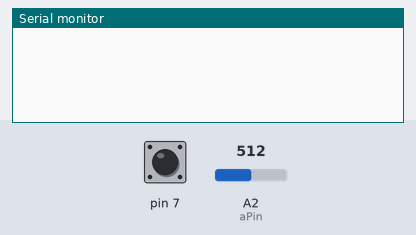
A sketch run on a simulated Arduino Uno, built with avr-gcc and run on an emulated ATmega328P. Parts: the last lines printed to the serial monitor. The test bench sets the inputs (shaded band); at power-on: pin 7 HIGH, A2 (aPin) = 512.

Above: at 1.2 s.
1.3 s: pin 7 pulled LOW for 3.2 s
At 3.4 s:
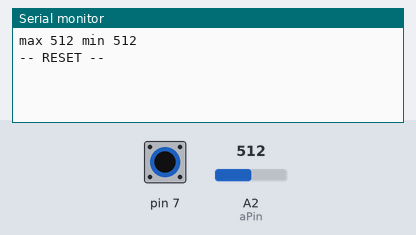
6.0 s: A2 (aPin) set to 490
At 7.4 s:
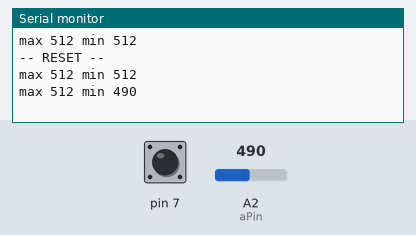
7.5 s: pin 7 pulled LOW for 0.15 s
At 8.8 s:
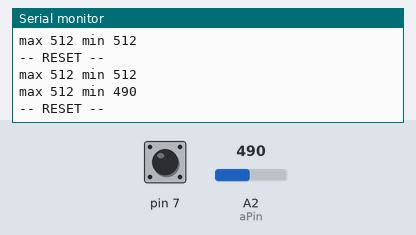
9.1 s: A2 (aPin) set to 510
At 10.1 s:
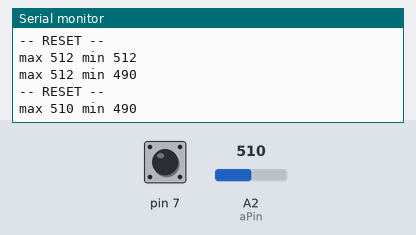

Measured:
- after the input at 1.3 s, the serial monitor: prints a new line after 1.2 s (image 1)
- after the input at 6.0 s, the serial monitor: prints a new line after 1.1 s (image 2)
- after the input at 7.5 s, the serial monitor: prints a new line after 0.07 s (image 3)
- after the input at 9.1 s, the serial monitor: prints a new line after 0.49 s (image 4)

The sketch:

analog_button2.ino
```cpp
const int aPin = A2;

int maxN = 0;
int minN = 1023;

void setup()
{
  Serial.begin(115200);
  pinMode(aPin, INPUT_PULLUP);
  pinMode(7, INPUT_PULLUP);
  //  calibrate();
}

void loop()
{
  // #if 0
  if (digitalRead(7) == LOW)
  {
    maxN = 0;
    minN = 1023;
    Serial.println("-- RESET --");
  }
  calibrate();
  //   #endif
#if 0
  int a;
  a = analogRead(aPin);
  delay(10);
  a = analogRead(aPin);
  delay(10);
  if (a < 900)
  {
    Serial.println(a);
  }
#endif
  delay(500);
}

void calibrate()
{
  int val;
  for (int i = 0; i < 100; i++)
  {
    val = analogRead(aPin);
    delay(10);
    val = analogRead(aPin);
    delay(10);
    if (val < 900)
    {
      if (minN > val)
        minN = val;
      if (maxN < val)
        maxN = val;
    }
  }
  if (val < 900 && (maxN < 1000 && minN < 1000))
  {
    Serial.print("max ");
    Serial.print(maxN);
    Serial.print(" min ");
    Serial.println(minN);
  }
}

int readInput(int pin)
{
  long c;

  c = analogRead(pin);
  return (c > 1000 ? 0 :
          (c > 400 && c < 500 ? 1 :
           (c > 300 && c < 370 ? 2 :
            (c < 20 ? 3 : 0))));
  /*
    return (c > 1000 ? 0 :
            (c > 440 && c < 470 ? 1 :
             (c < 400 && c > 370 ? 2 :
              (c > 280 && c < 310 ? 3 :
               (c > 150 && c < 180 ? 4 :
                (c < 20 ? 5 : 0))))));
  */
}
```
